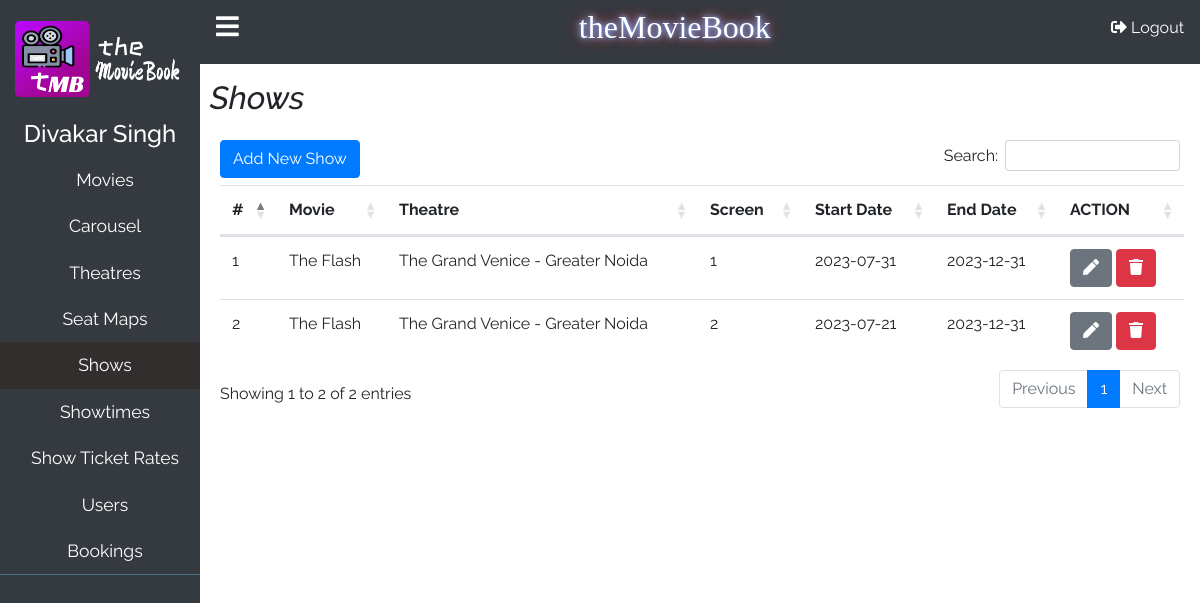
Page /admin/shows.php (signed in) on the committed database.
### tables this page shows
CREATE TABLE `tbl_shows` (
  `show_id` int(2) NOT NULL,
  `theatre_id` int(10) NOT NULL,
  `movie_id` int(10) NOT NULL,
  `starting_date` date NOT NULL,
  `ending_date` date NOT NULL,
  `screen` varchar(200) NOT NULL
);

CREATE TABLE `tbl_movies` (
  `movie_id` int(10) NOT NULL,
  `movie_name` varchar(100) NOT NULL,
  `year` year(4) NOT NULL,
  `category` varchar(200) NOT NULL,
  `running_time` varchar(200) NOT NULL,
  `release_date` date NOT NULL,
  `language` varchar(200) NOT NULL,
  `director` varchar(100) NOT NULL,
  `synopsis` varchar(1000) NOT NULL,
  `casts` varchar(500) NOT NULL,
  `poster` text NOT NULL,
  `banner` text NOT NULL,
  `wallpaper` longblob NOT NULL,
  `trailer_url` varchar(1000) NOT NULL,
  `status` int(1) NOT NULL,
  `starting_date` date NOT NULL,
  `ending_date` date NOT NULL,
  `avg_ratings` float NOT NULL,
  `total_ratings` float NOT NULL,
  `num_of_ratings` int(11) NOT NULL,
  `user_ip_addresses` longtext NOT NULL
);

CREATE TABLE `tbl_theatres` (
  `theatre_id` int(10) NOT NULL,
  `theatre_name` varchar(100) NOT NULL,
  `city` varchar(50) NOT NULL,
  `address` varchar(500) NOT NULL,
  `telephone` int(10) NOT NULL,
  `website` varchar(100) NOT NULL,
  `image` longtext NOT NULL,
  `status` int(11) NOT NULL,
  `screens` int(10) NOT NULL,
  `avg_ratings` float NOT NULL,
  `total_ratings` float NOT NULL,
  `num_of_ratings` int(11) NOT NULL,
  `user_ip_addresses` longtext NOT NULL
);

### admin/functions.php (called while the page is built, shortened)
<?php
function get_admin_name($db,$id){
	$sql = "SELECT * FROM `tbl_admins` WHERE `admin_id` = '$id'";
	$result = mysqli_query($db,$sql);
	if(mysqli_num_rows($result)>0){
		while($row = mysqli_fetch_assoc($result)){
			$first_name = $row['first_name'];
			$last_name = $row['last_name'];
		}
		return $first_name.' '.$last_name;
	}
}
?>

### admin/shows.php (the view, shortened to what this page needs)
<?php
include_once ('db_config.php');
include_once ('functions.php');
$query = "SELECT * FROM tbl_shows";
$result = $db->query($query);
?>
<!DOCTYPE html>
<html lang="en">
<head>
    <link rel="stylesheet" href="https://use.fontawesome.com/releases/v5.8.1/css/all.css">
    <link href="css/bootstrap.min.css" rel="stylesheet">
    <link href="css/style.css?=<?php echo time(); ?>" rel="stylesheet">
    <link href="css/addons/dataTables.bootstrap4.min.css" rel="stylesheet">
    <link rel="stylesheet" href="css/jquery-ui.css">
</head>
<body>
<div class="wrapper" style="width: 100vw;height: 100vh;">
    <nav id="sidebar">
        <ul class="list-unstyled components">
            <li class="main-text">
                <img src="./images/logo.png" width="180px" alt="">
            </li>
            <li class="admin_name">
                <h4><?php echo get_admin_name($db,$_SESSION['admin_id']); ?></h4>
            </li>
            <li>
                <a href="movies.php">
                    <span>Movies</span>
                </a>
            </li>
            <li>
                <a href="carousel.php">
                    <span>Carousel</span>
                </a>
            </li>
            <li>
                <a href="theatres.php">
                    <span>Theatres</span>
                </a>
            </li>
            <li>
                <a href="theatre_seat_categories.php">
                    <span>Seat Maps</span>
                </a>
            </li>
            <li class="active">
                <a href="shows.php">
                    <span>Shows</span>
                </a>
            </li>
            <li>
                <a href="showtimes.php">
                    <span>Showtimes</span>
                </a>
            </li>
            <li>
                <a href="show_ticket_rates.php">
                    <span>Show Ticket Rates</span>
                </a>
            </li>
                <li>
                    <a href="users.php">
                        <span>Users</span>
                    </a>
                </li>
            <li>
                <a href="bookings.php">
                    <span>Bookings</span>
                </a>
            </li>
        </ul>
    </nav>
    <div id="content">
        <nav class="navbar bg-dark">
            <span class="bars" id="sidebarCollapse"><i class="fas fa-bars"></i>
            </span>
            <h4>theMovieBook</h4>
            <a href="admin.logout.php" class="signout">
                <i class="fas fa-sign-out-alt"></i>
                <span>Logout</span>
            </a>
        </nav>
        <div class="content-wrapper">
            <div class="content-header">
                <h2 class="font-italic">Shows</h2>
            </div>
            <div class="content-body">
                <button class="btn btn-primary addShow" data-toggle="modal" data-target="#addShowModal" style="position: absolute;z-index: 1;">Add New Show</button>
                <table class="table">
                    <thead>
                        <tr>
                            <th>#</th>
                            <th>Movie</th>
                            <th>Theatre</th>
                            <th>Screen</th>
                            <th>Start Date</th>
                            <th>End Date</th>
                            <th>ACTION</th>
                        </tr>
                    </thead>
                    <tbody>
                        <?php $i = 1;
                        while ($row = mysqli_fetch_assoc($result)) {
                            $movieID = $row['movie_id'];
                            $theatreID = $row['theatre_id'];
                            $movie_sql = "SELECT * FROM tbl_movies WHERE movie_id = '$movieID'";
                            $movie_result = mysqli_fetch_assoc($db->query($movie_sql));
                            $theatre_sql = "SELECT * FROM tbl_theatres WHERE theatre_id = '$theatreID'";
                            $theatre_result = mysqli_fetch_assoc($db->query($theatre_sql));
                         ?>
                         <tr>
                            <td><?php echo $i; ?></td>
                             <td><?php echo $movie_result['movie_name']; ?></td>
                             <td><?php echo $theatre_result['theatre_name'] . ' - ' . $theatre_result['city']; ?></td>
                             <td><?php echo $row['screen']; ?></td>
                             <td><?php echo $row['starting_date']; ?></td>
                             <td><?php echo $row['ending_date']; ?></td>
                             <td><?php echo "<button class='btn btn-secondary edit_btn'><i class='fas fa-pen'></i></button>
                             <button class='btn btn-danger dlt_btn' value={$row['show_id']}><i class='fas fa-trash'></i></button>";?></td>
                         </tr>
                        <?php $i++; } ?>
                    </tbody>
                </table>
            </div>
        </div>
    </div>
</div>
</body>
</html>

### admin/css/style.css (style rules this page uses)
body { margin: 0; padding: 0; box-sizing: border-box; font-family: 'Raleway'; }
.wrapper { display: flex; width: 100%; height: 100%; align-items: stretch; }
#sidebar { min-width: 200px; max-width: 200px; background-color: #343a40; transition: all 0.3s ease; }
#sidebar ul.components { border-bottom: 1px solid #47748b; }
#sidebar ul li a { padding: 10px; font-size: 1.1rem; display: block; padding-left: 20px; text-align: center; }
a { text-decoration: none; color: #000; }
.main-text { font-size: 24px; color: #fff; display: flex; justify-content: center; align-items: center; height: 15vh; }
#sidebar ul li a { color: #fff; }
#sidebar ul li.active > a, a[aria-expanded="true"] { background-color: #322e2e; }
.navbar { height: 8vh; }
.bars { color: #fff; cursor: pointer; font-size: 26px; margin-bottom: 10px; }
.navbar h4 { font-family: 'neon'; font-size: 2rem; margin-bottom: 10px; color: #fff; text-shadow: 0 0 5px #7bacff, 0 0 10px #7bacff, 0 0 15px #fd1c03; }
.navbar a { color: #fff; margin-bottom: 10px; }
.admin_name { color: #fff; text-align: center; }
#content { min-width: 80%; width: 100%; min-height: 100vh; transition: all 0.3s ease; }
.content-wrapper { width: 100%; height: 92vh; padding: 10px; font-family: 'Raleway'; }
.content-header { height: 7vh; display: flex; justify-content: space-between; align-items: center; }
.content-body { background: #fff; border-radius: 10px; padding: 10px; }

### rows in the picture
tbl_shows: movie.movie_name "The Flash", theatre.theatre_name "The Grand Venice", theatre.city "Greater Noida", screen "1", starting_date "2023-07-31", ending_date "2023-12-31", $row['show_id'] 7 (drawn)
tbl_shows: movie.movie_name "The Flash", theatre.theatre_name "The Grand Venice", theatre.city "Greater Noida", screen "2", starting_date "2023-07-21", ending_date "2023-12-31", $row['show_id'] 8 (drawn)

### other values in the picture
get_admin_name($db,$_SESSION['admin_id']) "Divakar Singh"
